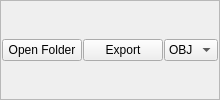
         <widget class="QFrame" name="frame_8">
          <property name="frameShape">
           <enum>QFrame::StyledPanel</enum>
          </property>
          <property name="frameShadow">
           <enum>QFrame::Raised</enum>
          </property>
          <layout class="QHBoxLayout" name="horizontalLayout">
           <property name="spacing">
            <number>1</number>
           </property>
           <property name="leftMargin">
            <number>1</number>
           </property>
           <property name="topMargin">
            <number>1</number>
           </property>
           <property name="rightMargin">
            <number>1</number>
           </property>
           <property name="bottomMargin">
            <number>1</number>
           </property>
           <item>
            <widget class="QPushButton" name="pushButton_66">
             <property name="sizePolicy">
              <sizepolicy hsizetype="Preferred" vsizetype="Fixed">
               <horstretch>0</horstretch>
               <verstretch>0</verstretch>
              </sizepolicy>
             </property>
             <property name="minimumSize">
              <size>
               <width>0</width>
               <height>0</height>
              </size>
             </property>
             <property name="text">
              <string>Open Folder</string>
             </property>
             <property name="flat">
              <bool>false</bool>
             </property>
            </widget>
           </item>
           <item>
            <widget class="QPushButton" name="pushButton_19">
             <property name="text">
              <string>Export</string>
             </property>
            </widget>
           </item>
           <item>
            <widget class="QComboBox" name="comboBox">
             <item>
              <property name="text">
               <string>OBJ</string>
              </property>
             </item>
             <item>
              <property name="text">
               <string>FBX</string>
              </property>
             </item>
             <item>
              <property name="text">
               <string>UE4</string>
              </property>
             </item>
            </widget>
           </item>
          </layout>
         </widget>
